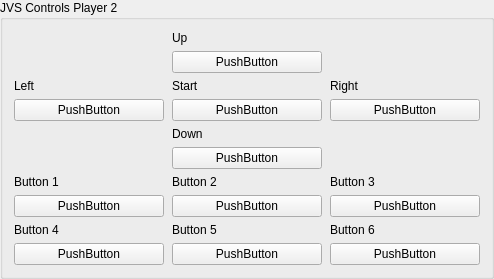
            <widget class="QGroupBox" name="jvsPlayer2GroupBox">
             <property name="title"><string>JVS Controls Player 2</string></property>
             <layout class="QGridLayout" name="jvsPlayer2GridLayout">
              <property name="horizontalSpacing"><number>8</number></property>
              <property name="verticalSpacing"><number>6</number></property>
              <item row="0" column="1"><widget class="QLabel" name="jvsP2UpLabel"><property name="text"><string>Up</string></property></widget></item>
              <item row="1" column="1"><widget class="InputBindingWidget" name="jvsP2UpBinding"><property name="sizePolicy"><sizepolicy hsizetype="Expanding" vsizetype="Fixed"><horstretch>0</horstretch><verstretch>0</verstretch></sizepolicy></property><property name="minimumSize"><size><width>150</width><height>0</height></size></property><property name="bindingName" stdset="0"><string notr="true">P2Up</string></property><property name="text"><string notr="true">PushButton</string></property></widget></item>
              <item row="2" column="0"><widget class="QLabel" name="jvsP2LeftLabel"><property name="text"><string>Left</string></property></widget></item>
              <item row="2" column="1"><widget class="QLabel" name="jvsP2StartLabel"><property name="text"><string>Start</string></property></widget></item>
              <item row="2" column="2"><widget class="QLabel" name="jvsP2RightLabel"><property name="text"><string>Right</string></property></widget></item>
              <item row="3" column="0"><widget class="InputBindingWidget" name="jvsP2LeftBinding"><property name="sizePolicy"><sizepolicy hsizetype="Expanding" vsizetype="Fixed"><horstretch>0</horstretch><verstretch>0</verstretch></sizepolicy></property><property name="minimumSize"><size><width>150</width><height>0</height></size></property><property name="bindingName" stdset="0"><string notr="true">P2Left</string></property><property name="text"><string notr="true">PushButton</string></property></widget></item>
              <item row="3" column="1"><widget class="InputBindingWidget" name="jvsP2StartBinding"><property name="sizePolicy"><sizepolicy hsizetype="Expanding" vsizetype="Fixed"><horstretch>0</horstretch><verstretch>0</verstretch></sizepolicy></property><property name="minimumSize"><size><width>150</width><height>0</height></size></property><property name="bindingName" stdset="0"><string notr="true">P2Start</string></property><property name="text"><string notr="true">PushButton</string></property></widget></item>
              <item row="3" column="2"><widget class="InputBindingWidget" name="jvsP2RightBinding"><property name="sizePolicy"><sizepolicy hsizetype="Expanding" vsizetype="Fixed"><horstretch>0</horstretch><verstretch>0</verstretch></sizepolicy></property><property name="minimumSize"><size><width>150</width><height>0</height></size></property><property name="bindingName" stdset="0"><string notr="true">P2Right</string></property><property name="text"><string notr="true">PushButton</string></property></widget></item>
              <item row="4" column="1"><widget class="QLabel" name="jvsP2DownLabel"><property name="text"><string>Down</string></property></widget></item>
              <item row="5" column="1"><widget class="InputBindingWidget" name="jvsP2DownBinding"><property name="sizePolicy"><sizepolicy hsizetype="Expanding" vsizetype="Fixed"><horstretch>0</horstretch><verstretch>0</verstretch></sizepolicy></property><property name="minimumSize"><size><width>150</width><height>0</height></size></property><property name="bindingName" stdset="0"><string notr="true">P2Down</string></property><property name="text"><string notr="true">PushButton</string></property></widget></item>
              <item row="6" column="0"><widget class="QLabel" name="jvsP2Button1Label"><property name="text"><string>Button 1</string></property></widget></item>
              <item row="6" column="1"><widget class="QLabel" name="jvsP2Button2Label"><property name="text"><string>Button 2</string></property></widget></item>
              <item row="6" column="2"><widget class="QLabel" name="jvsP2Button3Label"><property name="text"><string>Button 3</string></property></widget></item>
              <item row="7" column="0"><widget class="InputBindingWidget" name="jvsP2Button1Binding"><property name="sizePolicy"><sizepolicy hsizetype="Expanding" vsizetype="Fixed"><horstretch>0</horstretch><verstretch>0</verstretch></sizepolicy></property><property name="minimumSize"><size><width>150</width><height>0</height></size></property><property name="bindingName" stdset="0"><string notr="true">P2Button1</string></property><property name="text"><string notr="true">PushButton</string></property></widget></item>
              <item row="7" column="1"><widget class="InputBindingWidget" name="jvsP2Button2Binding"><property name="sizePolicy"><sizepolicy hsizetype="Expanding" vsizetype="Fixed"><horstretch>0</horstretch><verstretch>0</verstretch></sizepolicy></property><property name="minimumSize"><size><width>150</width><height>0</height></size></property><property name="bindingName" stdset="0"><string notr="true">P2Button2</string></property><property name="text"><string notr="true">PushButton</string></property></widget></item>
              <item row="7" column="2"><widget class="InputBindingWidget" name="jvsP2Button3Binding"><property name="sizePolicy"><sizepolicy hsizetype="Expanding" vsizetype="Fixed"><horstretch>0</horstretch><verstretch>0</verstretch></sizepolicy></property><property name="minimumSize"><size><width>150</width><height>0</height></size></property><property name="bindingName" stdset="0"><string notr="true">P2Button3</string></property><property name="text"><string notr="true">PushButton</string></property></widget></item>
              <item row="8" column="0"><widget class="QLabel" name="jvsP2Button4Label"><property name="text"><string>Button 4</string></property></widget></item>
              <item row="8" column="1"><widget class="QLabel" name="jvsP2Button5Label"><property name="text"><string>Button 5</string></property></widget></item>
              <item row="8" column="2"><widget class="QLabel" name="jvsP2Button6Label"><property name="text"><string>Button 6</string></property></widget></item>
              <item row="9" column="0"><widget class="InputBindingWidget" name="jvsP2Button4Binding"><property name="sizePolicy"><sizepolicy hsizetype="Expanding" vsizetype="Fixed"><horstretch>0</horstretch><verstretch>0</verstretch></sizepolicy></property><property name="minimumSize"><size><width>150</width><height>0</height></size></property><property name="bindingName" stdset="0"><string notr="true">P2Button4</string></property><property name="text"><string notr="true">PushButton</string></property></widget></item>
              <item row="9" column="1"><widget class="InputBindingWidget" name="jvsP2Button5Binding"><property name="sizePolicy"><sizepolicy hsizetype="Expanding" vsizetype="Fixed"><horstretch>0</horstretch><verstretch>0</verstretch></sizepolicy></property><property name="minimumSize"><size><width>150</width><height>0</height></size></property><property name="bindingName" stdset="0"><string notr="true">P2Button5</string></property><property name="text"><string notr="true">PushButton</string></property></widget></item>
              <item row="9" column="2"><widget class="InputBindingWidget" name="jvsP2Button6Binding"><property name="sizePolicy"><sizepolicy hsizetype="Expanding" vsizetype="Fixed"><horstretch>0</horstretch><verstretch>0</verstretch></sizepolicy></property><property name="minimumSize"><size><width>150</width><height>0</height></size></property><property name="bindingName" stdset="0"><string notr="true">P2Button6</string></property><property name="text"><string notr="true">PushButton</string></property></widget></item>
             </layout>
            </widget>
